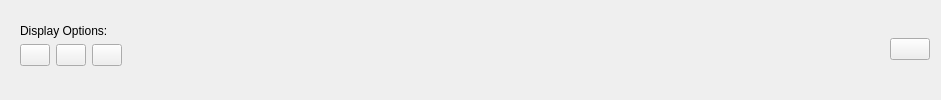
       <widget class="QWidget" name="tabCameraView">
        <attribute name="title">
         <string>Camera Views</string>
        </attribute>
        <layout class="QGridLayout" name="gridLayout">
         <item row="0" column="2">
          <widget class="QPushButton" name="saveImageButton">
           <property name="text">
            <string/>
           </property>
           <property name="icon">
            <iconset resource="../resources/images.qrc">
             <normaloff>:/images/images/ .svg</normaloff>:/images/images/ .svg</iconset>
           </property>
          </widget>
         </item>
         <item row="0" column="0">
          <widget class="QWidget" name="widget_CamOptions" native="true">
           <property name="sizePolicy">
            <sizepolicy hsizetype="Minimum" vsizetype="Minimum">
             <horstretch>0</horstretch>
             <verstretch>0</verstretch>
            </sizepolicy>
           </property>
           <property name="maximumSize">
            <size>
             <width>270</width>
             <height>75</height>
            </size>
           </property>
           <layout class="QGridLayout" name="gridLayout_10">
            <property name="topMargin">
             <number>0</number>
            </property>
            <item row="1" column="1">
             <widget class="QPushButton" name="mainCameraButton">
              <property name="sizePolicy">
               <sizepolicy hsizetype="Minimum" vsizetype="Minimum">
                <horstretch>0</horstretch>
                <verstretch>0</verstretch>
               </sizepolicy>
              </property>
              <property name="maximumSize">
               <size>
                <width>30</width>
                <height>30</height>
               </size>
              </property>
              <property name="text">
               <string/>
              </property>
              <property name="icon">
               <iconset resource="../resources/images.qrc">
                <normaloff>:/images/images/multiplecameraview.png</normaloff>:/images/images/multiplecameraview.png</iconset>
              </property>
              <property name="iconSize">
               <size>
                <width>70</width>
                <height>35</height>
               </size>
              </property>
             </widget>
            </item>
            <item row="1" column="2">
             <widget class="QPushButton" name="fourCameraButton">
              <property name="sizePolicy">
               <sizepolicy hsizetype="Minimum" vsizetype="Minimum">
                <horstretch>0</horstretch>
                <verstretch>0</verstretch>
               </sizepolicy>
              </property>
              <property name="maximumSize">
               <size>
                <width>30</width>
                <height>30</height>
               </size>
              </property>
              <property name="text">
               <string/>
              </property>
              <property name="icon">
               <iconset resource="../resources/images.qrc">
                <normaloff>:/images/images/ic_view_stream_24px.png</normaloff>:/images/images/ic_view_stream_24px.png</iconset>
              </property>
              <property name="iconSize">
               <size>
                <width>40</width>
                <height>40</height>
               </size>
              </property>
             </widget>
            </item>
            <item row="0" column="0" colspan="3">
             <widget class="QLabel" name="labelDisplayOptions">
              <property name="text">
               <string>Display Options:</string>
              </property>
             </widget>
            </item>
            <item row="1" column="0">
             <widget class="QPushButton" name="oneCameraButton">
              <property name="sizePolicy">
               <sizepolicy hsizetype="Minimum" vsizetype="Minimum">
                <horstretch>0</horstretch>
                <verstretch>0</verstretch>
               </sizepolicy>
              </property>
              <property name="maximumSize">
               <size>
                <width>30</width>
                <height>30</height>
               </size>
              </property>
              <property name="text">
               <string/>
              </property>
              <property name="icon">
               <iconset resource="../resources/images.qrc">
                <normaloff>:/images/images/ic_image_24px.svg</normaloff>:/images/images/ic_image_24px.svg</iconset>
              </property>
              <property name="iconSize">
               <size>
                <width>25</width>
                <height>25</height>
               </size>
              </property>
             </widget>
            </item>
           </layout>
          </widget>
         </item>
         <item row="0" column="1">
          <spacer name="horizontalSpacer">
           <property name="orientation">
            <enum>Qt::Horizontal</enum>
           </property>
           <property name="sizeHint" stdset="0">
            <size>
             <width>747</width>
             <height>20</height>
            </size>
           </property>
          </spacer>
         </item>
         <item row="1" column="0" colspan="3">
          <layout class="QGridLayout" name="gridCamera">
           <property name="spacing">
            <number>0</number>
           </property>
          </layout>
         </item>
        </layout>
       </widget>
